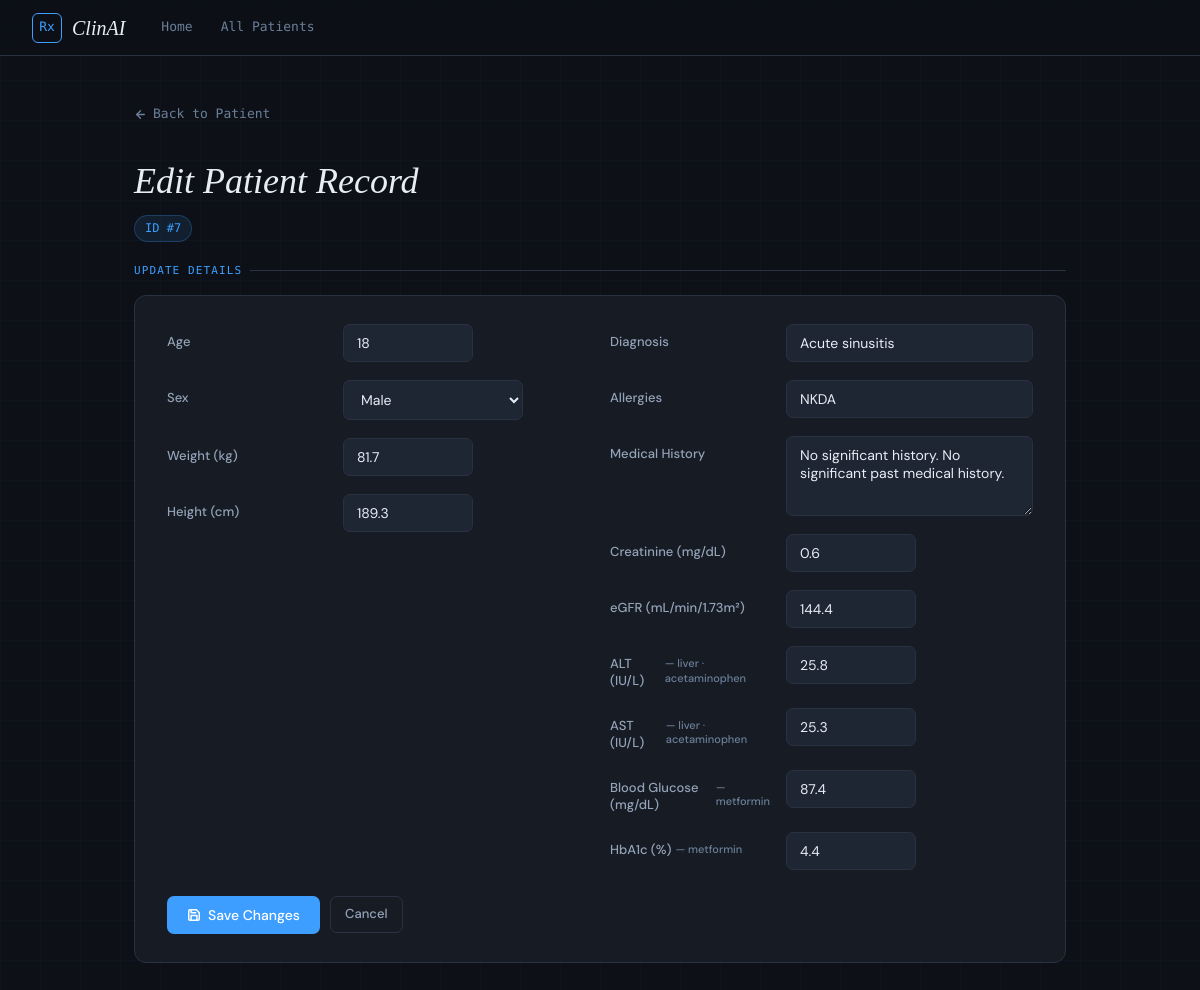
/patient/7/edit, run on the app's committed database.
### clinAI.py (models this page shows)
class Patient(db.Model):
    id              = db.Column(db.Integer, primary_key=True)
    sex             = db.Column(db.String(10))
    age             = db.Column(db.Integer)
    diagnosis       = db.Column(db.String(100))
    allergies       = db.Column(db.String(200))
    weight          = db.Column(db.Float)
    height          = db.Column(db.Float)
    medical_history = db.Column(db.Text)
    creatinine      = db.Column(db.Float)   # mg/dL
    egfr            = db.Column(db.Float)   # mL/min/1.73m²
    alt             = db.Column(db.Float)   # IU/L  — liver (acetaminophen)
    ast             = db.Column(db.Float)   # IU/L  — liver (acetaminophen)
    glucose         = db.Column(db.Float)   # mg/dL — glycaemic (metformin)
    hba1c           = db.Column(db.Float)   # %     — glycaemic (metformin)
    dose_logs       = db.relationship("DoseLog", backref="patient", lazy=True, order_by="DoseLog.timestamp.desc()")

### clinAI.py (the view, shortened to what this page needs)
@app.route("/patient/<int:patient_id>/edit", methods=["GET", "POST"])
def edit_patient(patient_id):
    patient = db.session.get(Patient, patient_id)
    if not patient:
        return render_template("error.html", message=f"No patient found with ID {patient_id}.")
    return render_template("edit_patient.html", patient=patient)

### templates/edit_patient.html (shortened to what this page needs)
{% extends "base.html" %}
{% block body %}
<a href="/patient/{{ patient.id }}" class="back-link">
  <svg width="13" height="13" viewBox="0 0 24 24" fill="none" stroke="currentColor" stroke-width="2.5" stroke-linecap="round" stroke-linejoin="round"><line x1="19" y1="12" x2="5" y2="12"/><polyline points="12 19 5 12 12 5"/></svg>
  Back to Patient
</a>
<p class="page-title">Edit Patient Record</p>
<div class="pid-badge">ID #{{ patient.id }}</div>
<div class="section-title">Update Details</div>
<div class="card">
  <form action="/patient/{{ patient.id }}/edit" method="post">
    <div class="cols-2">
      <div>
        <div class="form-group">
          <label>Age</label>
          <div class="input-wrap">
            <input type="number" name="age" min="0" max="120" class="input-sm" value="{{ patient.age }}" required>
          </div>
        </div>
        <div class="form-group">
          <label>Sex</label>
          <div class="input-wrap">
            <select name="sex" required style="max-width:180px;">
              <option value="Male"   {% if patient.sex == 'Male'   %}selected{% endif %}>Male</option>
            </select>
          </div>
        </div>
        <div class="form-group">
          <label>Weight (kg)</label>
          <div class="input-wrap">
            <input type="number" name="weight" step="0.1" class="input-sm" value="{{ patient.weight }}" required>
          </div>
        </div>
        <div class="form-group">
          <label>Height (cm)</label>
          <div class="input-wrap">
            <input type="number" name="height" step="0.1" class="input-sm" value="{{ patient.height }}" required>
          </div>
        </div>
      </div>
      <div>
        <div class="form-group">
          <label>Diagnosis</label>
          <div class="input-wrap">
            <input type="text" name="diagnosis" value="{{ patient.diagnosis }}" required>
          </div>
        </div>
        <div class="form-group">
          <label>Allergies</label>
          <div class="input-wrap">
            <input type="text" name="allergies" value="{{ patient.allergies or '' }}">
          </div>
        </div>
        <div class="form-group">
          <label>Medical History</label>
          <div class="input-wrap">
            <textarea name="medical_history" style="width:100%;">{{ patient.medical_history or '' }}</textarea>
          </div>
        </div>
        <div class="form-group">
          <label>Creatinine (mg/dL)</label>
          <div class="input-wrap">
            <input type="number" name="creatinine" step="0.01" min="0" class="input-sm" value="{{ patient.creatinine if patient.creatinine is not none else '' }}" placeholder="e.g. 1.0">
          </div>
        </div>
        <div class="form-group">
          <label>eGFR (mL/min/1.73m²)</label>
          <div class="input-wrap">
            <input type="number" name="egfr" step="0.1" min="0" class="input-sm" value="{{ patient.egfr if patient.egfr is not none else '' }}" placeholder="e.g. 90">
          </div>
        </div>
        <div class="form-group">
          <label>ALT (IU/L) <span style="font-size:11px;color:var(--muted);">— liver · acetaminophen</span></label>
          <div class="input-wrap">
            <input type="number" name="alt" step="0.1" min="0" class="input-sm" value="{{ patient.alt if patient.alt is not none else '' }}" placeholder="e.g. 25">
          </div>
        </div>
        <div class="form-group">
          <label>AST (IU/L) <span style="font-size:11px;color:var(--muted);">— liver · acetaminophen</span></label>
          <div class="input-wrap">
            <input type="number" name="ast" step="0.1" min="0" class="input-sm" value="{{ patient.ast if patient.ast is not none else '' }}" placeholder="e.g. 30">
          </div>
        </div>
        <div class="form-group">
          <label>Blood Glucose (mg/dL) <span style="font-size:11px;color:var(--muted);">— metformin</span></label>
          <div class="input-wrap">
            <input type="number" name="glucose" step="0.1" min="0" class="input-sm" value="{{ patient.glucose if patient.glucose is not none else '' }}" placeholder="e.g. 120">
          </div>
        </div>
        <div class="form-group">
          <label>HbA1c (%) <span style="font-size:11px;color:var(--muted);">— metformin</span></label>
          <div class="input-wrap">
            <input type="number" name="hba1c" step="0.1" min="0" max="20" class="input-sm" value="{{ patient.hba1c if patient.hba1c is not none else '' }}" placeholder="e.g. 7.0">
          </div>
        </div>
      </div>
    </div>
    <div class="action-row" style="margin-top:8px;">
      <button class="btn" type="submit">
        <svg width="14" height="14" viewBox="0 0 24 24" fill="none" stroke="currentColor" stroke-width="2.5" stroke-linecap="round" stroke-linejoin="round"><path d="M19 21H5a2 2 0 0 1-2-2V5a2 2 0 0 1 2-2h11l5 5v11a2 2 0 0 1-2 2z"/><polyline points="17 21 17 13 7 13 7 21"/><polyline points="7 3 7 8 15 8"/></svg>
        Save Changes
      </button>
      <a class="btn btn-ghost btn-sm" href="/patient/{{ patient.id }}">Cancel</a>
    </div>
  </form>
</div>
{% endblock %}

### templates/base.html (style rules this page uses)
*, *::before, *::after { box-sizing: border-box; margin: 0; padding: 0; }
:root { --bg: #0d1117; --surface: #161b24; --surface2: #1e2533; --border: #2a3242; --border2: #3a4558; --accent: #3d9eff; --accent2: #00e5c0; --warn: #f59e0b; --danger: #ef4444; --success: #22c55e; --text: #e8edf5; --muted: #6b7f99; --label: #94a3b8; --mono: 'DM Mono', monospace; --serif: 'Instrument Serif', serif; --sans: 'DM Sans', sans-serif; }
html { scroll-behavior: smooth; }
body { font-family: var(--sans); background: var(--bg); color: var(--text); min-height: 100vh; font-size: 15px; line-height: 1.6; }
body::before { content: ''; position: fixed; inset: 0; background-image: linear-gradient(rgba(61,158,255,0.03) 1px, transparent 1px), linear-gradient(90deg, rgba(61,158,255,0.03) 1px, transparent 1px); background-size: 40px 40px; pointer-events: none; z-index: 0; }
.page-title { font-family: var(--serif); font-size: 36px; font-style: italic; margin-bottom: 4px; }
.section-title { font-size: 11px; font-family: var(--mono); font-weight: 500; letter-spacing: 0.1em; text-transform: uppercase; color: var(--accent); margin-bottom: 16px; display: flex; align-items: center; gap: 8px; }
.section-title::after { content: ''; flex: 1; height: 1px; background: var(--border); }
.card { background: var(--surface); border: 1px solid var(--border); border-radius: 12px; padding: 28px 32px; margin-bottom: 24px; transition: border-color 0.2s; animation: fadeUp 0.4s ease both; }
.form-group { display: grid; grid-template-columns: 160px 1fr; align-items: start; gap: 8px 16px; margin-bottom: 18px; }
.form-group label { font-size: 13px; font-weight: 500; color: var(--label); padding-top: 10px; line-height: 1.3; display: flex; align-items: flex-start; gap: 4px; }
.form-group .input-wrap { display: flex; gap: 8px; align-items: center; flex-wrap: wrap; }
input[type="text"], input[type="number"], select, textarea { background: var(--surface2); border: 1px solid var(--border); border-radius: 7px; color: var(--text); font-family: var(--sans); font-size: 14px; padding: 9px 13px; outline: none; width: 100%; transition: border-color 0.15s, box-shadow 0.15s; }
textarea { resize: vertical; min-height: 80px; }
.input-sm { max-width: 130px; }
.btn { display: inline-flex; align-items: center; gap: 7px; background: var(--accent); color: #fff; border: none; border-radius: 7px; padding: 10px 20px; font-family: var(--sans); font-size: 14px; font-weight: 500; cursor: pointer; transition: background 0.15s, transform 0.1s, box-shadow 0.15s; text-decoration: none; }
.btn-ghost { background: transparent; color: var(--label); border: 1px solid var(--border); }
.btn-sm { padding: 7px 14px; font-size: 13px; }
.action-row { display: flex; gap: 10px; align-items: center; flex-wrap: wrap; }
.back-link { display: inline-flex; align-items: center; gap: 6px; color: var(--muted); text-decoration: none; font-size: 13px; font-family: var(--mono); margin-bottom: 28px; transition: color 0.15s; }
.cols-2 { display: grid; grid-template-columns: 1fr 1fr; gap: 20px; }
.pid-badge { display: inline-block; font-family: var(--mono); font-size: 12px; color: var(--accent); background: rgba(61,158,255,0.1); border: 1px solid rgba(61,158,255,0.25); padding: 3px 10px; border-radius: 20px; margin-bottom: 20px; }
.page-title { animation: fadeUp 0.35s ease both; }

### data on the page
Patient: id "7", age "18", sex "Male", weight "81.7", height "189.3", diagnosis "Acute sinusitis", allergies "NKDA", medical_history "No significant history. No significant past medical history.", creatinine "0.6", egfr "144.4", alt "25.8", ast "25.3", glucose "87.4", hba1c "4.4"
